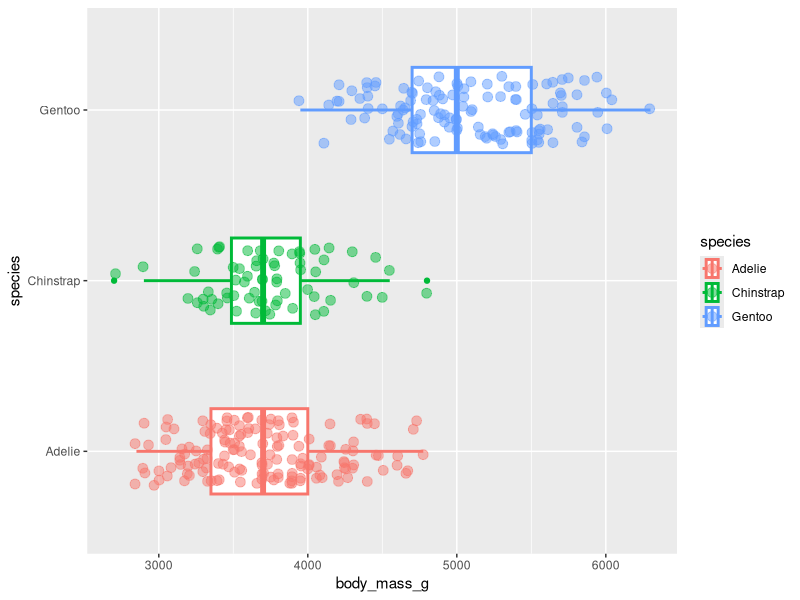

Write R code to recreate this figure.
## ---- chunk 1

knitr::opts_chunk$set(echo = TRUE)

## ---- chunk 2

# Install the {palmerpenguins} package if you need to:
# install.packages("palmerpenguins")

library(palmerpenguins)

## ---- chunk 3

head(penguins)

## ---- chunk 4

# Install the {ggplot2} package if you need to:
# install.packages("ggplot2)

# Load ggplot2 for plotting
library(ggplot2)

# Make a plot using the penguins data
p <- ggplot(
  data = penguins,
  aes(x = body_mass_g, y = species, colour = species))
p <- p + geom_boxplot(width = 0.5, size = 1)
p <- p + geom_jitter(height = 0.2, alpha = 0.5, size = 3)

# Display the plot
p

